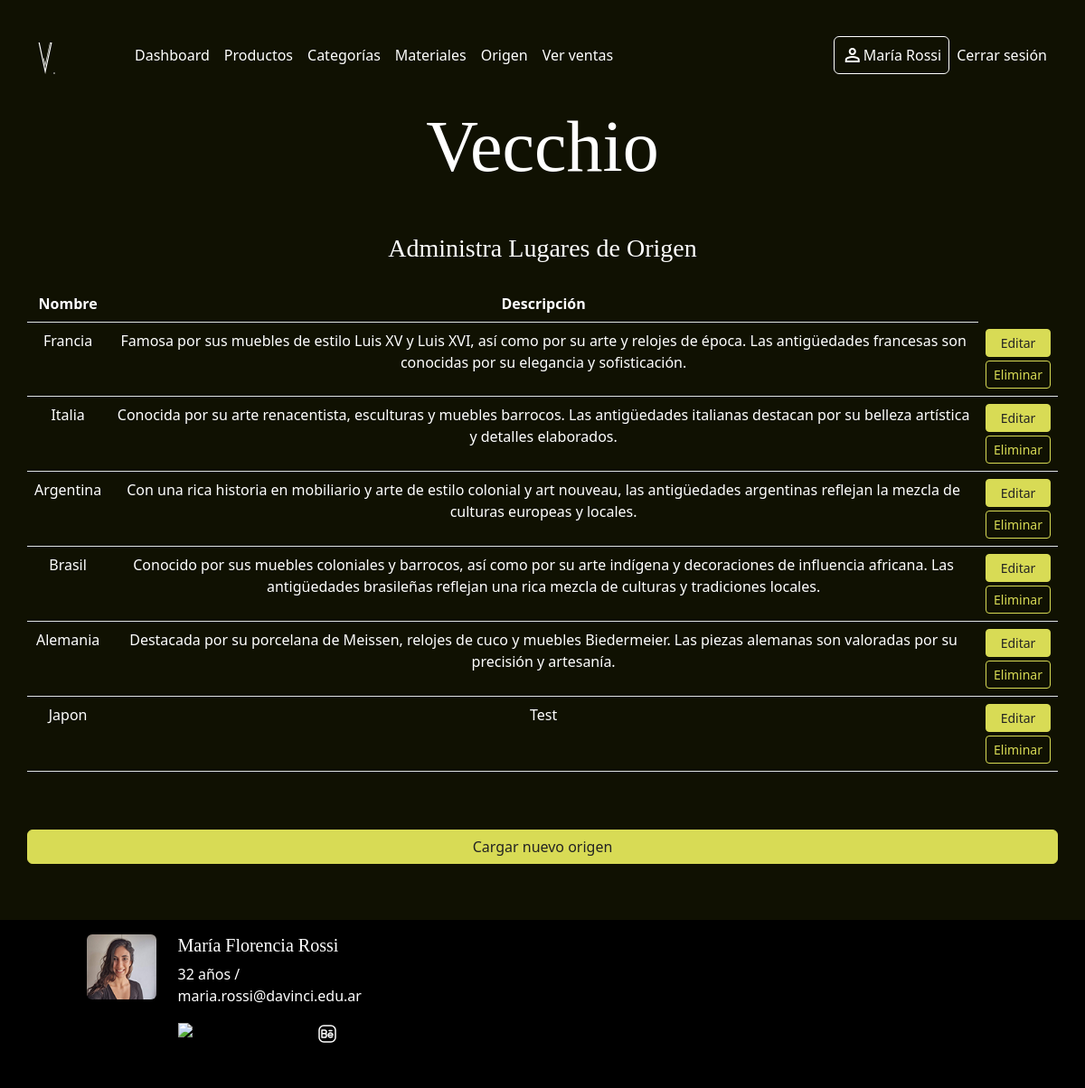
Page /admin/index.php?sec=admin_origen (signed in) on the committed database.
### tables this page shows
CREATE TABLE `origen` (
  `id` int(10) UNSIGNED NOT NULL,
  `nombre` varchar(256) NOT NULL,
  `descripcion` varchar(256) NOT NULL
);

### classes/Origen.php (called while the page is built, shortened)
<?PHP
class Origen
{
    private $id;
    private $nombre;
    private $descripcion;
    public static function lista_completa(): array
    {
        $conexion = Conexion::getConexion();
        $query = "SELECT * FROM origen";
        $PDOStatement = $conexion->prepare($query);
        $PDOStatement->setFetchMode(PDO::FETCH_CLASS, self::class);
        $PDOStatement->execute();
        $listado = $PDOStatement->fetchAll();
        return $listado;
    }
    public function getId()
    {
        return $this->id;
    }
    public function getNombre()
    {
        return $this->nombre;
    }
    public function getDescripcion()
    {
        return $this->descripcion;
    }
}

### admin/views/admin_origen.php (the view, shortened to what this page needs)
<?PHP
$origenes = Origen::lista_completa();
?>
<h2 class="mt-3 mt-md-5 fs-3">Administra Lugares de Origen</h2>
<div class="row mb-5 d-flex align-items-center">
    <table class="table mt-3">
        <thead>
            <tr>
                <th scope="col">Nombre</th>
                <th scope="col">Descripción</th>
            </tr>
        </thead>
        <tbody>
            <?PHP foreach ($origenes as $origen) { ?>
                <tr>
                    <td><?= $origen->getNombre() ?></td>
                    <td><?= $origen->getDescripcion() ?></td>
                    <td>
                        <a href="index.php?sec=edit_origen&id=<?= $origen->getId() ?>" role="button" class="d-block btn btn-sm btn-primary btn-acento mb-1">Editar</a>
                        <a href="index.php?sec=delete_origen&id=<?= $origen->getId() ?>" role="button" class="d-block btn btn-sm btn-outline-primary">Eliminar</a>
                    </td>
                </tr>
            <?PHP } ?>
        </tbody>
    </table>
    <a href="index.php?sec=add_origen" class="btn btn-primary btn-acento mt-5"> Cargar nuevo origen</a>
</div>

### estilos/estilo.css (style rules this page uses)
body { background-color: #232323; color: white; }
.body-panel { background-color: rgb(16, 17, 2); }
h1, h2, h3 { font-family: "deconico"; }
a { text-decoration: none; color: white; }
.btn-acento { background-color: #D8DB55; border-color: #D8DB55; color: #232323; }
.btn-outline-primary { --bs-btn-color: #D8DB55; --bs-btn-border-color: #D8DB55; --bs-btn-hover-color: #232323; --bs-btn-hover-bg: #D8DB55; --bs-btn-hover-border-color: #D8DB55; --bs-btn-focus-shadow-rgb: 13, 110, 253; --bs-btn-active-color: #fff; --bs-btn-active-bg: #D8DB55; --bs-btn-active-border-color: #D8DB55; --bs-btn-active-shadow: inset 0 3px 5px rgba(0, 0, 0, 0.125); --bs-btn-disabled-color: #D8DB55; --bs-btn-disabled-bg: transparent; --bs-btn-disabled-border-color: #D8DB55; --bs-gradient: none; }
@media screen and (min-width:1000px) { body { position: relative; padding-bottom: 200px; min-height: 100vh; } }
.table { --bs-table-bg: rgb(16, 17, 2); --bs-table-color: #fff; }

### rows in the picture
origen: nombre "Francia", descripcion "Famosa por sus muebles de estilo Luis XV y Luis XVI, así como por su arte y relojes de época. Las antigüedades francesas son conocidas por su elegancia y sofisticación."
origen: nombre "Italia", descripcion "Conocida por su arte renacentista, esculturas y muebles barrocos. Las antigüedades italianas destacan por su belleza artística y detalles elaborados."
origen: nombre "Argentina", descripcion "Con una rica historia en mobiliario y arte de estilo colonial y art nouveau, las antigüedades argentinas reflejan la mezcla de culturas europeas y locales."
origen: nombre "Brasil", descripcion "Conocido por sus muebles coloniales y barrocos, así como por su arte indígena y decoraciones de influencia africana. Las antigüedades brasileñas reflejan una rica mezcla de culturas y tradiciones locales."
origen: nombre "Alemania", descripcion "Destacada por su porcelana de Meissen, relojes de cuco y muebles Biedermeier. Las piezas alemanas son valoradas por su precisión y artesanía."
origen: nombre "Japon", descripcion "Test"

### other values in the picture
$userData['nombre_completo'] "María Rossi"
